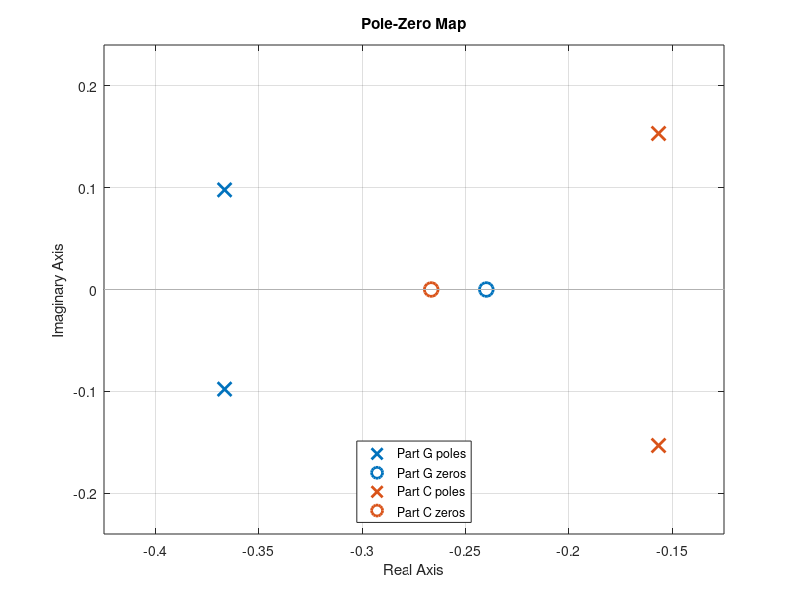

This chart was generated by the following MATLAB code:
if exist('OCTAVE_VERSION', 'builtin')
    pkg load control;
end

num_G = [9 2.16];
den_G = [15 11 2.16];

sys_G = tf(num_G, den_G);

pole_G = pole(sys_G)
zero_G = zero(sys_G)

num_C = [2.7 0.72];
den_C = [15 4.7 0.72];

sys_C = tf(num_C, den_C);

pole_C = pole(sys_C)
zero_C = zero(sys_C)

pzmap(sys_G, sys_C)
legend('Part G poles', 'Part G zeros', 'Part C poles', 'Part C zeros', 'location', 'south')
grid on
